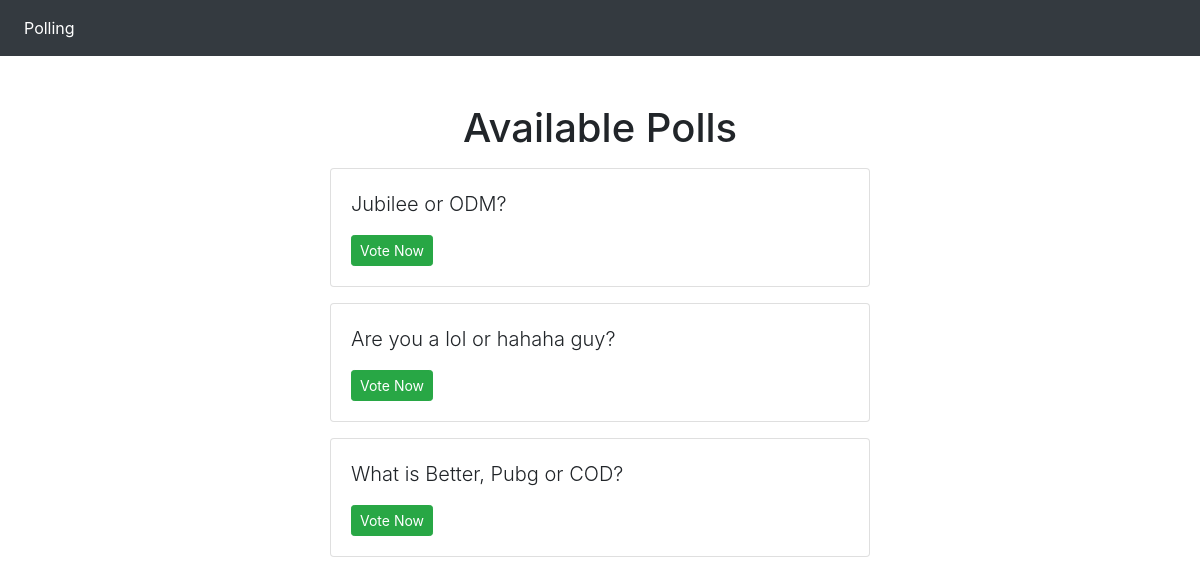
/polls/, run on an earlier commit of the app's database.
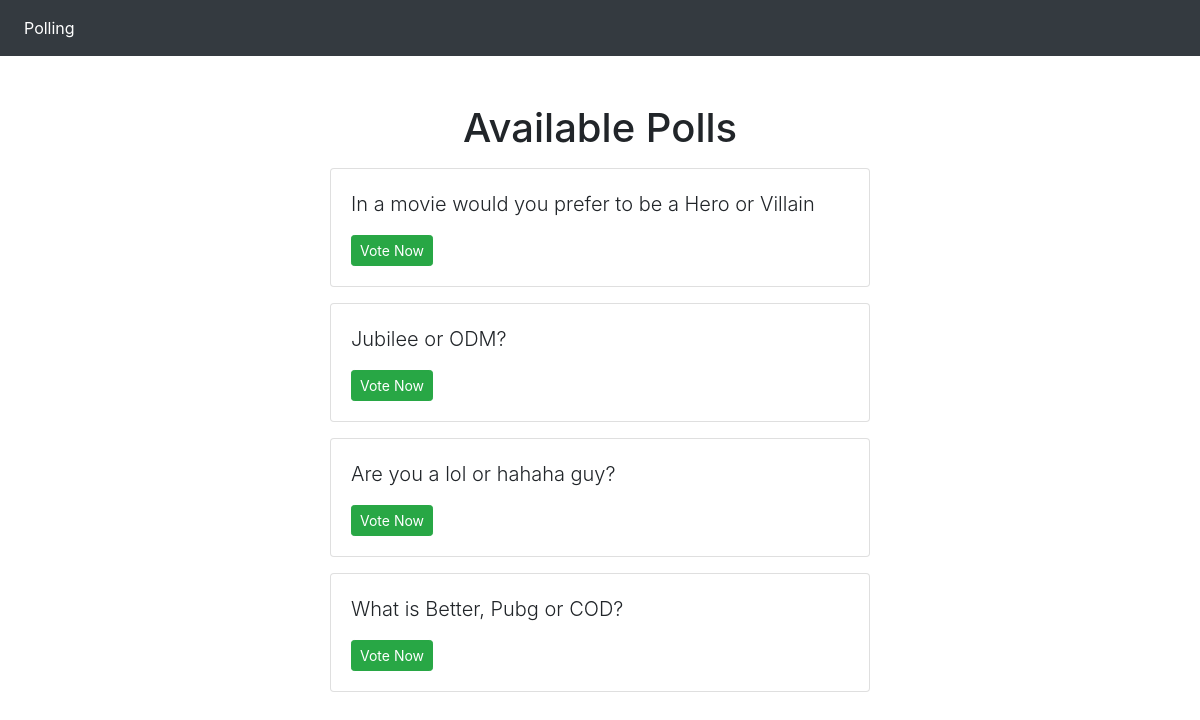
And on a later commit of the database.
### polls/models.py (models this page shows, shortened)
class Question(models.Model):
    question_text = models.CharField(max_length=200)
    pub_date = models.DateTimeField('date published')

### polls/views.py (the view)
# urls.py: path('', views.IndexView.as_view(), name='index'),
class IndexView(generic.ListView):
    template_name = 'polls/index.html'
    context_object_name = 'latest_question_list'
    def get_queryset(self):
        return Question.objects.filter(
            pub_date__lte=timezone.now()
        ).order_by('-pub_date')[:5]

### polls/templates/polls/index.html
{% extends 'base.html' %}
{% block content %}
    <h1 class="text-center mb-3">Available Polls</h1>
{% if latest_question_list %}
    {% for question in latest_question_list %}
    <div class="card mb-3">
        <div class="card-body">
            <p class="lead">{{ question.question_text }}</p>
            <a href="{% url 'polls:detail' question.id %}" class="btn btn-success btn-sm">Vote Now</a>
        </div>
    </div>
    {% endfor %}
{% else %}
    <p>No polls are available.</p>
{% endif %}
{% endblock %}

### polls/templates/base.html (shortened to what this page needs)
<!DOCTYPE html>
<html lang="en">
<head>
    <link rel="stylesheet" href="https://stackpath.bootstrapcdn.com/bootstrap/4.5.2/css/bootstrap.min.css"
>
</head>
<body>
    <nav class="navbar navbar-expand navbar-dark bg-dark mb-5">
        <div class="collapse navbar-collapse" id="navbarsExample02">
            <ul class="navbar-nav mr-auto">
            <li class="nav-item active">
                <a class="nav-link" href="{% url 'polls:index' %}">Polling</a>
            </li>
            </ul>
        </div>
        </nav>
    <div class="container">
        <div class="row">
            <div class="col-md-6 m-auto">
            {% block content %}{% endblock %}
            </div>
        </div>
    </div>
</body>
</html>

What changed in the data, as far as the page shows it:
added Question: question_text "In a movie would you prefer to be a Hero or Villain"
